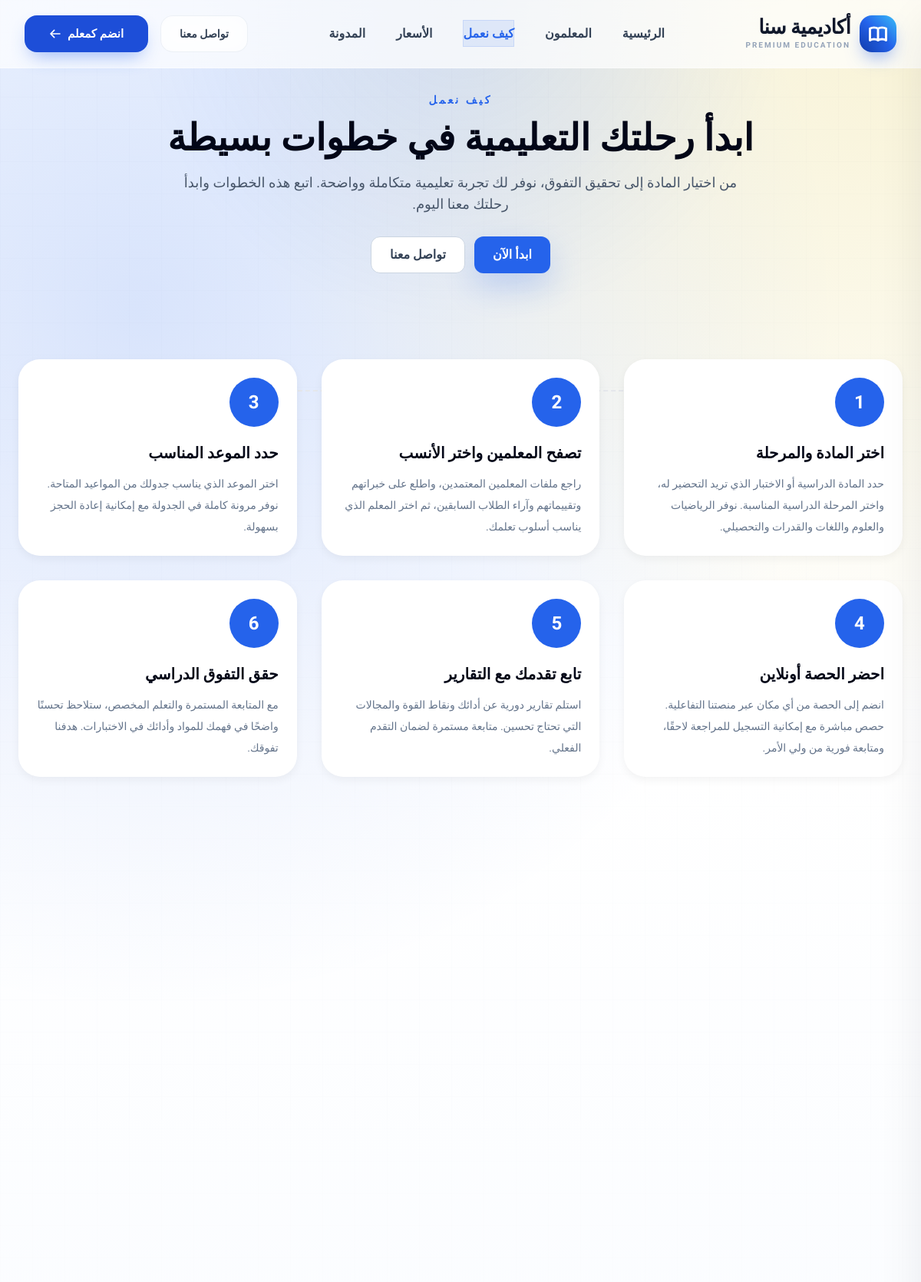
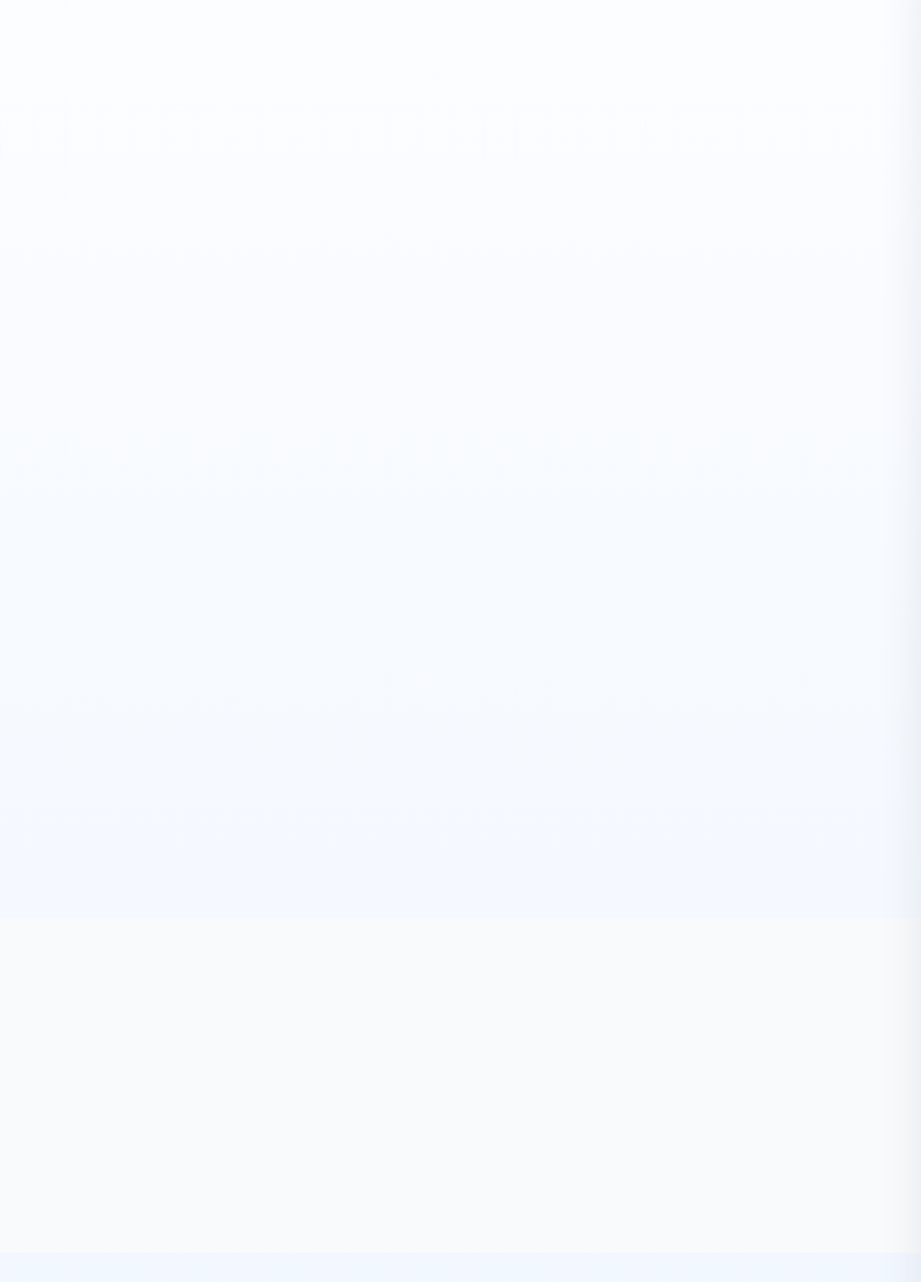
The page /how-it-works/ (upper part) on the database its author committed (2 pictures, top to bottom).
### apps/main/models.py (models this page shows, shortened)
class SiteSettings(models.Model):
    site_name = models.CharField('اسم الموقع', max_length=100, blank=True, default='Sana Academy')
    site_description = models.TextField('وصف الموقع', blank=True)
    logo = models.ImageField('الشعار', upload_to='site/', blank=True)
    logo_white = models.ImageField('الشعار الأبيض', upload_to='site/', blank=True)
    phone = models.CharField('رقم الهاتف', max_length=20, blank=True)
    email = models.EmailField('البريد الإلكتروني', blank=True)
    whatsapp = models.CharField('واتساب', max_length=20, blank=True)
    address = models.CharField('العنوان', max_length=200, blank=True)
    google_maps_url = models.URLField('رابط خريطة جوجل', blank=True)
    copyright_text = models.CharField('نص حقوق النشر', max_length=200, blank=True)
    accreditation_text = models.TextField('نص الاعتماد', blank=True)
    accreditation_badge = models.ImageField('شارة الاعتماد', upload_to='site/', blank=True)
    class Meta:
        verbose_name = 'إعدادات الموقع'
        verbose_name_plural = 'إعدادات الموقع'

### apps/about/models.py (models this page shows, shortened)
class PageContent(SeoModel):
    slug = models.SlugField('المعرف', max_length=120, unique=True, blank=True)
    title = models.CharField('العنوان', max_length=200)
    subtitle = models.TextField('العنوان الفرعي', blank=True)
    badge_text = models.CharField('نص الشارة', max_length=100, blank=True)
    header_icon = models.ImageField('أيقونة الرأس', upload_to='about/', blank=True)
    primary_cta_text = models.CharField('نص الزر الرئيسي', max_length=50, blank=True)
    primary_cta_url = models.CharField('رابط الزر الرئيسي', max_length=200, blank=True)
    secondary_cta_text = models.CharField('نص الزر الثانوي', max_length=50, blank=True)
    secondary_cta_url = models.CharField('رابط الزر الثانوي', max_length=200, blank=True)
    class Meta:
        ordering = ['slug']
        verbose_name = 'محتوى صفحة'
        verbose_name_plural = 'محتوى الصفحات'

class HowItWorksStep(ActiveOrderedModel):
    step_number = models.PositiveSmallIntegerField('رقم الخطوة')
    title = models.CharField('العنوان', max_length=100)
    description = models.TextField('الوصف')
    icon = models.CharField('الأيقونة', max_length=50, blank=True)
    class Meta:
        ordering = ['order', 'id']
        verbose_name = 'خطوة كيف نعمل'
        verbose_name_plural = 'خطوات كيف نعمل'

### apps/about/views.py (the view)
# urls.py: path('how-it-works/', views.how_it_works_page, name='how_it_works'),
def how_it_works_page(request):
    page = PageContent.objects.filter(slug='how-it-works').first()
    parent_features = get_active_ordered_queryset(ParentFeature) or []
    context = {
        'page': page,
        'page_meta': page,
        'steps': get_active_ordered_queryset(HowItWorksStep) or [],
        'why_us_features': get_active_ordered_queryset(WhyUsFeature) or [],
        'success_testimonials': Testimonial.objects.filter(
            is_active=True,
            page=TestimonialPage.HOW_IT_WORKS,
        ).order_by('order', 'id')[:3],
        'parent_features': parent_features,
        'core_parent_features': [feature for feature in parent_features if feature.feature_type == ParentFeature.FeatureType.CORE],
        'capability_parent_features': [
            feature for feature in parent_features
            if feature.feature_type == ParentFeature.FeatureType.CAPABILITY
        ],
        'cta': CTABlock.objects.filter(slug='how-it-works-cta', is_active=True).first(),
    }
    return render(request, 'how-it-works.html', context)

### apps/main/context_processors.py (called while the page is built)
def get_model(model_or_label):
    if isinstance(model_or_label, str):
        return apps.get_model(model_or_label)
    return model_or_label

def get_singleton_instance(model_or_label, *, select_related=None, prefetch_related=None):
    try:
        model = get_model(model_or_label)
    except (LookupError, AppRegistryNotReady):
        return None
    try:
        queryset = model.objects.all()
        if select_related:
            queryset = queryset.select_related(*select_related)
        if prefetch_related:
            queryset = queryset.prefetch_related(*prefetch_related)
        return queryset.first()
    except (OperationalError, ProgrammingError):
        return None

def get_active_ordered_queryset(model_or_label, *, filters=None, select_related=None, prefetch_related=None):
    filters = filters or {}
    try:
        model = get_model(model_or_label)
    except (LookupError, AppRegistryNotReady):
        return None
    try:
        queryset = model.objects.filter(is_active=True, **filters)
        if select_related:
            queryset = queryset.select_related(*select_related)
        if prefetch_related:
            queryset = queryset.prefetch_related(*prefetch_related)
        if any(field.name == 'order' for field in model._meta.fields):
            queryset = queryset.order_by('order', 'pk')
        return queryset
    except (OperationalError, ProgrammingError):
        return None

def get_site_settings():
    return get_singleton_instance('main.SiteSettings', prefetch_related=('social_links',))

def site_settings(request):
    return {'site_settings': get_site_settings()}

### apps/about/templates/how-it-works.html (shortened to what this page needs)
{% extends 'base.html' %}
{% block content %}
  <main id="page-content" class="pt-[64px] md:pt-[80px]">
    <section class="px-4 pb-8 pt-8 md:px-6 md:pb-12 md:pt-10">
      <div class="mx-auto max-w-[1500px]">
        <div class="animate-on-scroll text-center">
          {% if page.badge_text %}
            <p class="text-sm font-semibold tracking-[0.22em] text-brand-500">{{ page.badge_text }}</p>
          {% endif %}
          <h1 class="mt-4 text-3xl font-bold leading-[1.35] text-slate-950 md:text-5xl">{{ page.title }}</h1>
          {% if page.subtitle %}
            <p class="mx-auto mt-5 max-w-3xl text-base leading-8 text-slate-600 md:text-lg">{{ page.subtitle }}</p>
          {% endif %}
          <div class="mt-7 flex flex-wrap justify-center gap-3">
            {% if page.primary_cta_text and page.primary_cta_url %}
              <a class="inline-flex h-12 items-center justify-center rounded-xl bg-brand-500 px-6 text-base font-semibold text-white shadow-[0_18px_40px_rgba(37,99,235,0.22)]" href="{{ page.primary_cta_url }}">
                {{ page.primary_cta_text }}
              </a>
            {% endif %}
            {% if page.secondary_cta_text and page.secondary_cta_url %}
              <a class="inline-flex h-12 items-center justify-center rounded-xl border border-slate-300 bg-white px-6 text-base font-semibold text-slate-700" href="{{ page.secondary_cta_url }}">
                {{ page.secondary_cta_text }}
              </a>
            {% endif %}
          </div>
        </div>
      </div>
    </section>
    <section class="px-4 py-10 md:px-6 md:py-16">
      <div class="mx-auto max-w-[1500px]">
        <div class="animate-on-scroll">
          <div class="relative">
            <div class="grid gap-8 md:grid-cols-2 lg:grid-cols-3">
              {% for step in steps %}
                <article class="relative rounded-[28px] bg-white p-6 text-center shadow-card lg:text-right">
                  <div class="mx-auto flex h-16 w-16 items-center justify-center rounded-full bg-brand-500 text-2xl font-bold text-white lg:mx-0">
                    {{ step.step_number }}
                  </div>
                  <h3 class="mt-5 text-xl font-bold text-slate-950">{{ step.title }}</h3>
                  <p class="mt-3 text-sm leading-7 text-slate-500">{{ step.description }}</p>
                </article>
              {% endfor %}
            </div>
          </div>
        </div>
      </div>
    </section>
    <section class="px-4 py-10 md:px-6 md:py-16">
      <div class="mx-auto max-w-[1500px]">
        <div class="mt-10 grid gap-6 sm:grid-cols-2 lg:grid-cols-3">
        </div>
      </div>
    </section>
    <section class="px-4 py-10 md:px-6 md:py-16">
      <div class="mx-auto max-w-[1500px]">
        <div class="no-scrollbar mt-10 flex gap-4 overflow-x-auto pb-2 lg:gap-6">
        </div>
      </div>
    </section>
    <section class="px-4 py-10 md:px-6 md:py-16">
      <div class="mx-auto max-w-[1500px]">
      </div>
    </section>
    {% if cta %}
      <section class="bg-slate-50 px-4 py-16 md:px-6 md:py-20">
        <div class="mx-auto max-w-[1000px] text-center">
        </div>
      </section>
    {% endif %}
  </main>
{% endblock content %}

### apps/templates/base.html (shortened to what this page needs)
{% load static %}
<!doctype html>
<html dir="rtl" lang="ar">
<head>
    <link rel="stylesheet" href="{% static 'css/output.css' %}" />
    <link rel="stylesheet" href="{% static 'css/custom.css' %}" />
</head>
<body class="font-arabic bg-white text-slate-900 leading-relaxed antialiased overflow-x-hidden">
    <div aria-hidden="true" class="pointer-events-none fixed inset-x-0 top-0 z-0 h-[420px] bg-[radial-gradient(circle_at_top,rgba(37,99,235,0.12),transparent_58%)]"></div>
    <header data-site-header class="fixed inset-x-0 top-0 z-50 border-b border-white/40 bg-white/70 backdrop-blur-2xl transition-all duration-500">
        <div class="mx-auto max-w-[1500px] px-4 md:px-8">
            <div class="flex h-[88px] items-center justify-between gap-6">
                <a class="group relative flex items-center gap-3 transition-transform duration-300 hover:scale-[1.02]" href="{% url 'main:home' %}" aria-label="{{ site_settings.site_name|default:'Sana Academy' }}">
                    <div class="relative flex h-12 w-12 shrink-0 items-center justify-center rounded-[16px] bg-gradient-to-tr from-brand-700 via-brand-500 to-[#38bdf8] shadow-[0_12px_24px_-8px_rgba(37,99,235,0.6)]">
                    </div>
                    <div class="flex flex-col justify-center">
                        <span class="text-[26px] font-black tracking-tight text-slate-900 drop-shadow-sm leading-none" style="font-family: &quot;Outfit&quot;, system-ui, sans-serif">
                            {{ site_settings.site_name|default:'Sana' }}
                        </span>
                        <span class="mt-1 text-[10px] uppercase tracking-[0.2em] font-bold text-slate-400">Premium Education</span>
                    </div>
                </a>
                <nav class="hidden flex-1 items-center justify-center lg:flex">
                    <ul class="flex items-center gap-10">
                        <li><a data-nav-link data-nav-type="desktop" class="group relative py-2 text-base font-semibold text-slate-700 transition hover:text-brand-600" href="{% url 'main:home' %}">الرئيسية</a></li>
                        <li><a data-nav-link data-nav-type="desktop" class="group relative py-2 text-base font-semibold text-slate-700 transition hover:text-brand-600" href="{% url 'teacher:list' %}">المعلمون</a></li>
                        <li><a data-nav-link data-nav-type="desktop" class="group relative py-2 text-base font-semibold text-slate-700 transition hover:text-brand-600" href="{% url 'about:how_it_works' %}">كيف نعمل</a></li>
                        <li><a data-nav-link data-nav-type="desktop" class="group relative py-2 text-base font-semibold text-slate-700 transition hover:text-brand-600" href="{% url 'price:pricing' %}">الأسعار</a></li>
                        <li><a data-nav-link data-nav-type="desktop" class="group relative py-2 text-base font-semibold text-slate-700 transition hover:text-brand-600" href="{% url 'blogs:list' %}">المدونة</a></li>
                    </ul>
                </nav>
                <div class="flex items-center justify-end gap-4">
                    <a class="hidden h-12 items-center justify-center rounded-2xl border border-slate-200/60 bg-white/50 px-6 text-sm font-bold text-slate-700 backdrop-blur-md transition-all duration-300 hover:border-brand-400 hover:bg-white hover:text-brand-600 hover:shadow-[0_8px_20px_-6px_rgba(0,0,0,0.1)] md:inline-flex" href="{% url 'contact:contact' %}">
                        تواصل معنا
                    </a>
                    <a class="group relative hidden h-12 items-center justify-center overflow-hidden rounded-2xl bg-brand-600 px-8 text-[15px] font-bold text-white shadow-[0_12px_24px_-8px_rgba(37,99,235,0.45)] transition-all duration-300 hover:scale-[1.03] hover:bg-brand-700 md:inline-flex" href="{% url 'teacher:apply' %}">
                        <span class="relative z-10 flex items-center gap-2">
                            انضم كمعلم
                            <svg class="h-4 w-4 transition-transform duration-300 group-hover:-translate-x-1" fill="none" viewBox="0 0 24 24" stroke="currentColor">
                                <path stroke-linecap="round" stroke-linejoin="round" stroke-width="2.5" d="M10 19l-7-7m0 0l7-7m-7 7h18" />
                            </svg>
                        </span>
                    </a>
                </div>
            </div>
        </div>
    </header>
    {% block content %}{% endblock %}
    <footer class="px-4 pb-4 pt-8 md:px-6 md:pt-10">
    </footer>
</body>
</html>

### static/css/custom.css (style rules this page uses)
:root { --brand-blue: #2563eb; --brand-blue-deep: #0f3aa9; --brand-sky: #38bdf8; --brand-yellow: #facc15; --brand-ink: #0f172a; --brand-slate: #334155; --brand-border: rgba(148, 163, 184, 0.24); --brand-surface: rgba(255, 255, 255, 0.82); }
html { scroll-behavior: smooth; }
body { direction: rtl; min-height: 100vh; color: var(--brand-ink); text-align: right; background: radial-gradient(circle at top right, rgba(250, 204, 21, 0.18), transparent 22%), radial-gradient(circle at 15% 10%, rgba(37, 99, 235, 0.16), transparent 24%), linear-gradient(180deg, #f8fbff 0%, #ffffff 24%, #eef5ff 100%); }
body::before { position: fixed; inset: 0; z-index: -1; pointer-events: none; content: ""; background-image: linear-gradient(rgba(148, 163, 184, 0.08) 1px, transparent 1px), linear-gradient(90deg, rgba(148, 163, 184, 0.08) 1px, transparent 1px); background-size: 42px 42px; mask-image: linear-gradient(180deg, rgba(15, 23, 42, 0.35), transparent 72%); }
.animate-on-scroll, .slide-left, .slide-right { opacity: 0; transition: opacity 0.7s ease, transform 0.7s ease; will-change: transform, opacity; }
.animate-on-scroll { transform: translateY(24px); }
.animate-on-scroll.visible, .slide-left.visible, .slide-right.visible { opacity: 1; transform: translate3d(0, 0, 0); }
.nav-link-active { color: var(--brand-blue); background: rgba(37, 99, 235, 0.1); box-shadow: inset 0 0 0 1px rgba(37, 99, 235, 0.12); }
.no-scrollbar { -ms-overflow-style: none; scrollbar-width: none; }

### rows shown on the page
SiteSettings: site_name "أكاديمية سنا"
PageContent: badge_text "كيف نعمل", title "ابدأ رحلتك التعليمية في خطوات بسيطة", subtitle "من اختيار المادة إلى تحقيق التفوق، نوفر لك تجربة تعليمية متكاملة وواضحة. اتبع هذه الخطوات وابدأ رحلتك معنا اليوم.", primary_cta_text "ابدأ الآن", secondary_cta_text "تواصل معنا"
HowItWorksStep: step_number "1", title "اختر المادة والمرحلة", description "حدد المادة الدراسية أو الاختبار الذي تريد التحضير له، واختر المرحلة الدراسية المناسبة. نوفر الرياضيات والعلوم واللغات والقدرات والتحصيلي."
HowItWorksStep: step_number "2", title "تصفح المعلمين واختر الأنسب", description "راجع ملفات المعلمين المعتمدين، واطلع على خبراتهم وتقييماتهم وآراء الطلاب السابقين، ثم اختر المعلم الذي يناسب أسلوب تعلمك."
HowItWorksStep: step_number "3", title "حدد الموعد المناسب", description "اختر الموعد الذي يناسب جدولك من المواعيد المتاحة. نوفر مرونة كاملة في الجدولة مع إمكانية إعادة الحجز بسهولة."
HowItWorksStep: step_number "4", title "احضر الحصة أونلاين", description "انضم إلى الحصة من أي مكان عبر منصتنا التفاعلية. حصص مباشرة مع إمكانية التسجيل للمراجعة لاحقًا، ومتابعة فورية من ولي الأمر."
HowItWorksStep: step_number "5", title "تابع تقدمك مع التقارير", description "استلم تقارير دورية عن أدائك ونقاط القوة والمجالات التي تحتاج تحسين. متابعة مستمرة لضمان التقدم الفعلي."
HowItWorksStep: step_number "6", title "حقق التفوق الدراسي", description "مع المتابعة المستمرة والتعلم المخصص، ستلاحظ تحسنًا واضحًا في فهمك للمواد وأدائك في الاختبارات. هدفنا تفوقك."
